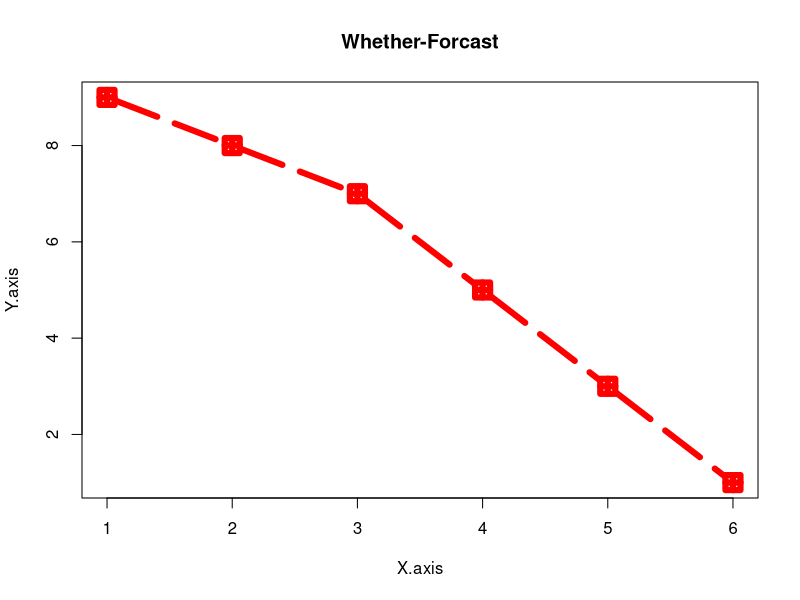
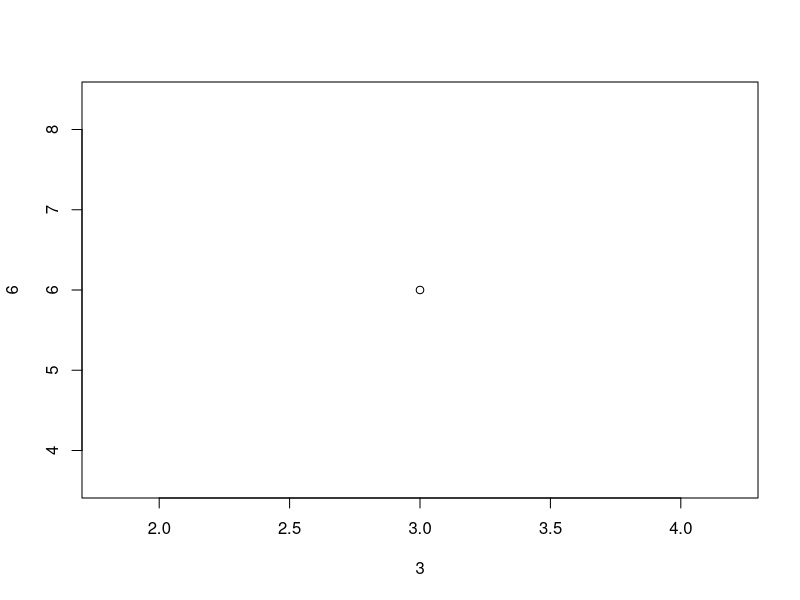
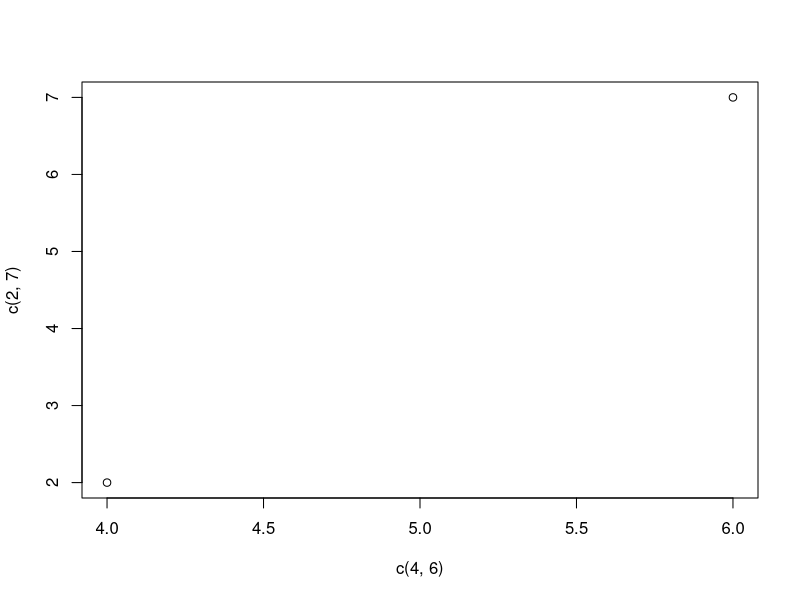
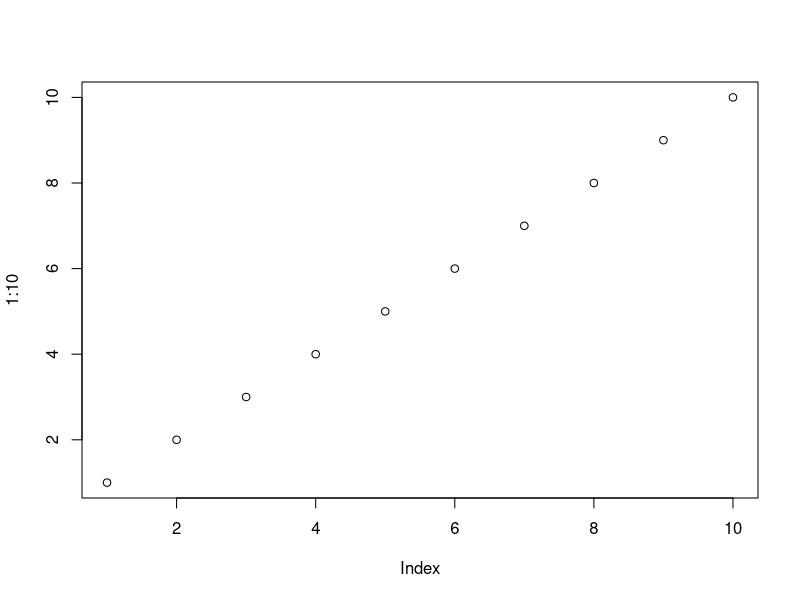

These figures' R source, in order:
#*****************************************Graphical-Data-Analysis*****************************************

#Theory:-
# Plot() in R is used to plot points in a graph.
# It is a generic function that has many methods which are called based on the type of input object passed to it.
# Plot() is basically used to create plot a scatter plot or line graph of 2
# vectors. i.e it is used to plot 2 vectors against each other.
# It develops a 2-dimensional graph.
# PLot is generic function is used to create graph for different types of input objects.
# Additional is that create plot of temp2020, than create points() of 2021 temp and create lines() 2022 temp.

# syntax: plot(x, y, type, main, xlab, ylab, col, cex, pch, lwd, lty).
#1. x and y are two input vectors vectors corresponds corresponds to X and Y axis resp.

#2. type is a code used to specify the type of plot
#• “p” to plot points only
#• “l” to plot line only
#• “b” to plot both points and line
#• “c” to join empty points with line
#• “o” to plot both over-plotted pointes and line
#• “h” to plot histogram plot
#• “s” to plot stair step

#3. main parameter is used to give title to plot.

#4. xlab and ylab are used to specify labels of X and Y axis resp.

#5. col is used to specify colour of points and line.

#6. cex specifies the size of points. 1 is default size.

#7. pch is used to specify shape of points. Value of pch ranges from 0 to 25.

#8. lwd specifies line width. Default width is 1.

#9. lty specifies specifies line style. Line format ranges from 0 to 6.
#• 0 removes line
#• 1 displays solid line
#• 2 displays dashed line
#• 3 displays dotted line
#• 4 displays “dot dashed” line
#• 5 displays “long dashed” line
#• 6 displays “two dashed”(long and short dashes) line.


#*****************************************Plot-Analysis*****************************************
a<-c(1,2,3,4,5,6)
b<-c(9,8,7,5,3,1)

plot(a,b,xlab = "X.axis",ylab = "Y.axis",main = "Whether-Forcast",cex=2,pch=12,lwd=6,lty=5,type = 'b',col="red")


#*****************************************Save-File-Types*****************************************

#1. Save as jpeg image:
jpeg(file="whether.jpeg")

#2. Save as png image.
png(file="whether.png",width = 300,height = 300,res = 700) 

#3. Save as pdf.
pdf(file="whether.pdf")

#4. Save as bmp image.
bmp(file="whether.bmp")

#5. Save as svg image.
svg(file="whether.svg")


#*****************************************Plot-Analysis*****************************************

#1. Plot 1single point on specific graph.
plot(3,6)

#2. Plot 2 point in graph.
plot(c(4,6),c(2,7))

#3. Plot point in graph on sequence.
plot(1:10)


#*****************************************Close-Down-Plot*****************************************
dev.off()
